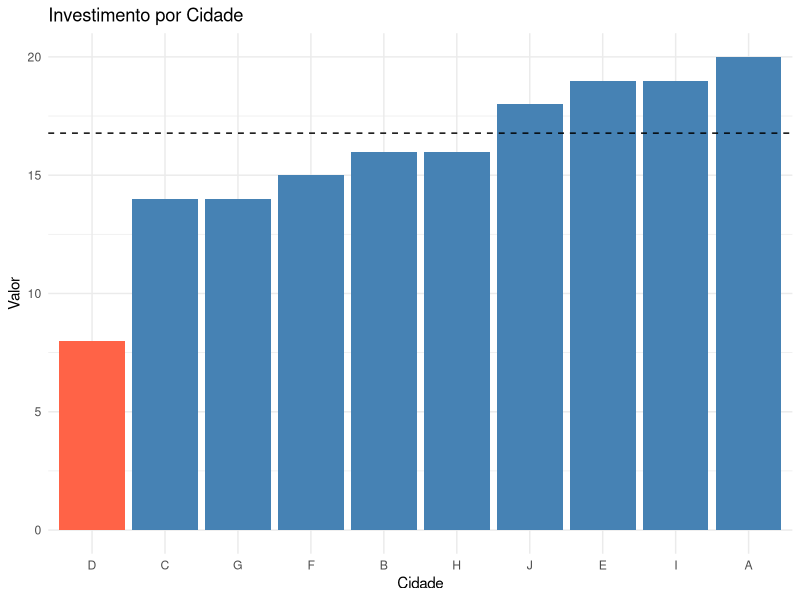

R code for this plot:
# carregando os pacotes utilizados
library(dplyr)
library(ggplot2)
library(tibble)

# carregando os dados
investimento <- tibble::tibble(
    Cidade = LETTERS[1:10],
    Valor = c(20, 16, 14, 8, 19, 15, 14, 16, 19, 18)
)

# calculando ao média inicial
media_inicial <- mean(investimento$Valor)

# calculando o desvio-padrão
desvio <- sd(investimento$Valor)

# calculando o limite inferior
lim_inf <- media_inicial - 2 * desvio

# calculando o limite superior
lim_sup <- media_inicial + 2 * desvio

# filtrando os dados
filtrado <- investimento %>%
            filter(Valor >= lim_inf & Valor <= lim_sup)

filtrado

# calculando a média final
media_final <- mean(filtrado$Valor)

# imprimindo os resultados dos objetos criados
cat("Média inicial das amostras: ", media_inicial, "\n")
cat("Desvio-padrão das amostras: ", desvio, "\n")
cat("Limite inferior: ", lim_inf, "\n")
cat("Limite superior: ", lim_sup, "\n")
cat("Média final: ", media_final, "\n")

# visualizando os dados
ggplot(investimento, aes(x = reorder(Cidade, Valor), y = Valor)) +
    geom_col(fill = ifelse(investimento$Valor >= lim_inf 
    & investimento$Valor <= lim_sup, "steelblue", "tomato")) +
    geom_hline(yintercept = media_final, linetype = "dashed", color = "black") +
    labs(title = "Investimento por Cidade", y = "Valor", 
         x = "Cidade") +
    theme_minimal()

